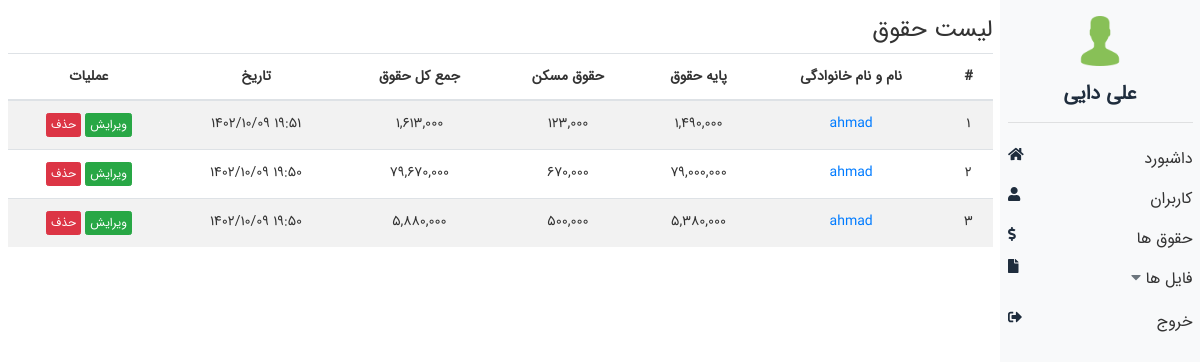
The app's page /admin/pension_list.php?userid=2 (signed in) with its own data.
### tables this page shows
CREATE TABLE `pension` (
  `pid` int(11) NOT NULL,
  `userid` int(11) NOT NULL,
  `base` int(11) NOT NULL,
  `house` int(11) NOT NULL,
  `reg_date` int(11) NOT NULL
);

### includes/jdf.php (called while the page is built, shortened)
<?php
function jdate($format,$timestamp='',$none='',$time_zone='Asia/Tehran',$tr_num='fa'){
 $T_sec=0;
 $ts=$T_sec+(($timestamp==='')?time():tr_num($timestamp));
 $date=explode('_',date('H_i_j_n_O_P_s_w_Y',$ts));
 list($j_y,$j_m,$j_d)=gregorian_to_jalali($date[8],$date[3],$date[2]);
 $sl=strlen($format);
 $out='';
 for($i=0; $i<$sl; $i++){
  $sub=substr($format,$i,1);
  switch($sub){
	case'd':
	$out.=($j_d<10)?'0'.$j_d:$j_d;
	break;
	case'H':
	$out.=$date[0];
	break;
	case'i':
	$out.=$date[1];
	break;
	case'm':
	$out.=($j_m>9)?$j_m:'0'.$j_m;
	break;
	case'Y':
	$out.=$j_y;
	break;
	default:$out.=$sub;
  }
 }
 return($tr_num!='en')?tr_num($out,'fa','.'):$out;
}
function tr_num($str,$mod='en',$mf='٫'){
 $num_a=array('0','1','2','3','4','5','6','7','8','9','.');
 $key_a=array('۰','۱','۲','۳','۴','۵','۶','۷','۸','۹',$mf);
 return($mod=='fa')?str_replace($num_a,$key_a,$str):str_replace($key_a,$num_a,$str);
}
function gregorian_to_jalali($gy,$gm,$gd,$mod=''){
	list($gy,$gm,$gd)=explode('_',tr_num($gy.'_'.$gm.'_'.$gd));
 $g_d_m=array(0,31,59,90,120,151,181,212,243,273,304,334);
 if($gy > 1600){
  $jy=979;
  $gy-=1600;
 }else{
  $jy=0;
  $gy-=621;
 }
 $gy2=($gm > 2)?($gy+1):$gy;
 $days=(365*$gy) +((int)(($gy2+3)/4)) -((int)(($gy2+99)/100)) +((int)(($gy2+399)/400)) -80 +$gd +$g_d_m[$gm-1];
 $jy+=33*((int)($days/12053));
 $days%=12053;
 $jy+=4*((int)($days/1461));
 $days%=1461;
 $jy+=(int)(($days-1)/365);
 if($days > 365)$days=($days-1)%365;
 if($days < 186){
  $jm=1+(int)($days/31);
  $jd=1+($days%31);
 }else{
  $jm=7+(int)(($days-186)/30);
  $jd=1+(($days-186)%30);
 }
 return($mod==='')?array($jy,$jm,$jd):$jy .$mod .$jm .$mod .$jd;
}

### admin/pension_list.php (the view, shortened to what this page needs)
<?php
require_once "../includes/dbconfig.php";
require_once "../includes/jdf.php";
if(isset($_GET['userid'])){
    $userid = $_GET['userid'];
    $data = $conn->query("SELECT *,(SELECT `name` FROM `users` WHERE `ID`=`userid`) as `fullname` FROM `pension` WHERE `userid`='$userid' ORDER BY `reg_date` DESC");
}else {
    $data = $conn->query("SELECT *,SUM(`base`) as `base` ,SUM(`house`) as `house`,(SELECT `name` FROM `users` WHERE `ID`=`userid`) as `fullname` FROM `pension` GROUP BY `userid` ORDER BY `reg_date` DESC");
}
?>
<!doctype html>
<html lang="fa">
<head>
    <link rel="stylesheet" href="css/bootstrap.min.css">
    <link rel="stylesheet" href="css/adminlte.min.css">
    <link rel="stylesheet" href="css/admin.css">
</head>
<body>
<div class="container-fluid">
    <div class="row">
        <div class="col-2 admin-menu text-center bg-light py-3">
            <?php
            include("menu.php");
            ?>
        </div>
        <div class="col-10 admin-content text-right py-3">
            <h4>لیست حقوق</h4>
            <table class="table table-striped table-hover text-center">
                <thead>
                <tr>
                    <th>#</th>
                    <th>نام و نام خانوادگی</th>
                    <th>پایه حقوق</th>
                    <th>حقوق مسکن</th>
                    <th>جمع کل حقوق</th>
                    <th>تاریخ</th>
                    <th>عملیات</th>
                </tr>
                </thead>
                <tbody>
                <?php $count=1; while($rows = $data->fetch()){ ?>
                    <tr>
                            <td><?=$count++?></td>
                            <td><a href="pension_list.php?userid=<?=$rows['userid']?>"><?=$rows['fullname']?></a></td>
                            <td><?=number_format($rows['base'])?></td>
                            <td><?=number_format($rows['house'])?></td>
                            <td><?=number_format($rows['base']+$rows['house'])?></td>
                            <td><?=jdate('H:i Y/m/d',$rows['reg_date'])?></td>
                            <td><a href="edit_pension.php?pid=<?=$rows['pid']?>&userid=<?=$rows['userid']?>"
                                   class="btn btn-xs btn-success">ویرایش</a>
                                <a href="<?=isset($_GET['userid'])?'pension_list.php?delete&delid='.$rows['pid']:'pension_list.php?delete&deluser='.$rows['userid']?>"
                                   class="btn btn-xs btn-danger">حذف</a>
                            </td>
                    </tr>
                <?php } ?>
                </tbody>
            </table>
        </div>
    </div>
</div>
</body>
</html>

### admin/css/admin.css (style rules this page uses)
body { direction: rtl; padding: 0; margin: 0; font-family: 'IRANSansWeb'; font-size: 14px; color: #333333; }
a { text-decoration: none; }
.admin-menu { height: 100vh; }

### records on screen
pension: fullname "ahmad", base "1,490,000", house "123,000", $rows['base']+$rows['house'] "1,613,000", reg_date "۱۹:۵۱ ۱۴۰۲/۱۰/۰۹"
pension: fullname "ahmad", base "79,000,000", house "670,000", $rows['base']+$rows['house'] "79,670,000", reg_date "۱۹:۵۰ ۱۴۰۲/۱۰/۰۹"
pension: fullname "ahmad", base "5,380,000", house "500,000", $rows['base']+$rows['house'] "5,880,000", reg_date "۱۹:۵۰ ۱۴۰۲/۱۰/۰۹"

### other values on screen
$_SESSION['fullname'] "علی دایی"
